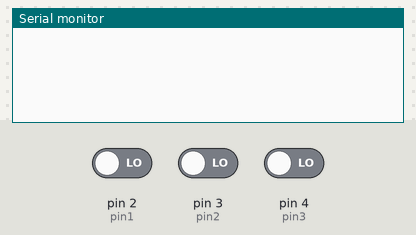
Bench run of a sketch on a simulated Arduino Uno, built with avr-gcc and run on an emulated ATmega328P. Shown: the last lines printed to the serial monitor. The inputs (shaded band) are chosen by the test bench; at power-on: pin 2 (pin1) LOW, pin 3 (pin2) LOW, pin 4 (pin3) LOW.

Above: at 1.2 s.
1.3 s: pin 2 (pin1) driven HIGH
At 1.7 s:
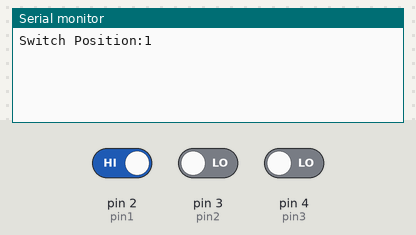
2.8 s: pin 3 (pin2) driven HIGH
At 4.0 s:
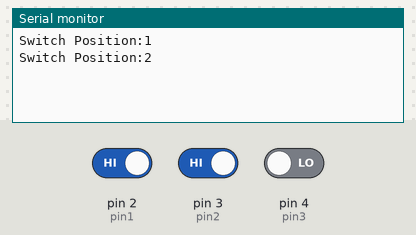
4.3 s: pin 2 (pin1) driven LOW
At 5.2 s:
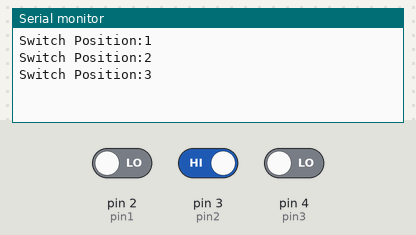
5.8 s: pin 4 (pin3) driven HIGH
At 6.3 s:
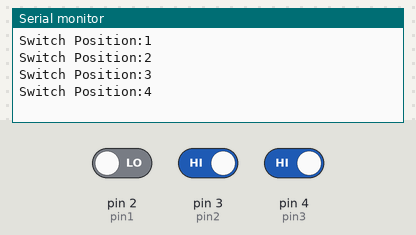
7.3 s: pin 3 (pin2) driven LOW
At 8.7 s:
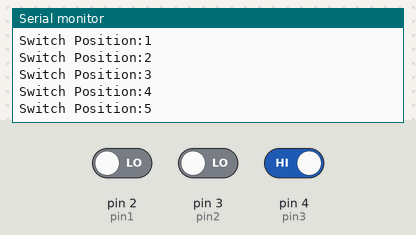
Timing chart, 0 to 9.8 s (numbered marks = the images above; inputs shaded):
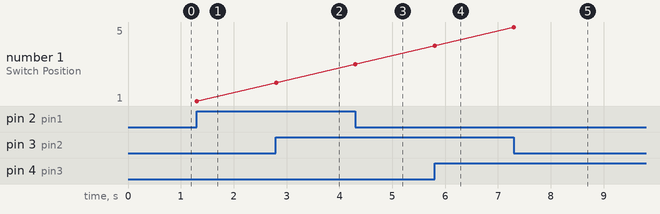

Measured:
- after the input at 1.3 s, the serial monitor: prints a new line at once (image 1)
- after the input at 2.8 s, the serial monitor: prints a new line at once (image 2)
- after the input at 4.3 s, the serial monitor: prints a new line at once (image 3)
- after the input at 5.8 s, the serial monitor: prints a new line at once (image 4)
- after the input at 7.3 s, the serial monitor: prints a new line at once (image 5)
- plotted number 1: 1 → 2 after the input at 2.8 s, 2 → 3 after the input at 4.3 s, 3 → 4 after the input at 5.8 s, 4 → 5 after the input at 7.3 s

The sketch:

five_way_switch_example.ino
```cpp
/*
3-24-11
NPoole

This code is public domain.

To use this example code, connect the 5-way selector switch [COM-10541]
in the following manner:

Switch                    Arduino
___                                  10k pull-downs
Pin3|D---------------------pin2---------\/\/\/------GND
Pin2|D---------------------pin3---------\/\/\/------GND
Pin1|D---------------------pin4---------\/\/\/------GND
COM |D---------------------VDD
    |

You only need to read three pins in order to tell the position of the switch (plus Common) because
there are actually 2 seperate wipers in the switch, each side (1,2,3,COM) is a mirror image of the other
and they're are not interconnected. As you can (hopefully) tell from the ASCII diagram above, you're
going to wire each pin basically as if it were a button. (For more info on that, see the Arduino 'Button'
Example).

This Sketch will read the state of the three output pins on the selector and output a number on the serial
terminal 1-5 corresponding to the position of the lever.
*/

//First we declare our pins

#define pin1 2
#define pin2 3
#define pin3 4

//These variables will hold our digital read values

int pinState1 = 0;
int pinState2 = 0;
int pinState3 = 0;

//This will keep the last number sent to the terminal
//in this way we'll keep from cramming the terminal
//with a continuous stream of numbers.

int lastvalue = 0;

//And finally, this variable will hold the current switch position

int switchpos = 0;

void setup() {
  // And... Serial

  Serial.begin(9600);

  // Now we set up our pinModes

pinMode(pin1, INPUT);
pinMode(pin2, INPUT);
pinMode(pin3, INPUT);

}

void loop() {
  //First we read the pins:

  pinState1 = digitalRead(pin1);
  pinState2 = digitalRead(pin2);
  pinState3 = digitalRead(pin3);

  // Now we'll use a list of if then conditions to determine the switch position
  // because that's a nice transparent way of doing it. You could also
  // use switch case or other methods. Basically, with each sweep we check to
  // see if each pin is high, if a pin is high, we check the surrounding pins.
  // with a little logic, we can deduce from that information which position the
  // switch is in.

if(pinState1 == HIGH){

  if(pinState2 == HIGH){switchpos = 2;}
  else {switchpos = 1;}}

else if(pinState2 == HIGH){

  if(pinState1 == HIGH){switchpos = 2;}
  else if(pinState3 == HIGH){switchpos = 4;}
  else {switchpos = 3;}}

else if(pinState3 ==HIGH){

  if(pinState2 == HIGH){switchpos = 4;}
  else {switchpos = 5;}}

  //Now that we know which position our switch is in, let's print it to the terminal.
  //But first, we'll make sure the switch has moved

  if(switchpos != lastvalue){
    Serial.print("Switch Position:");
    Serial.println(switchpos);
    Serial.println(""); //make some room
    }

      //Now remember that for the next sweep.

  lastvalue = switchpos;

}
```
